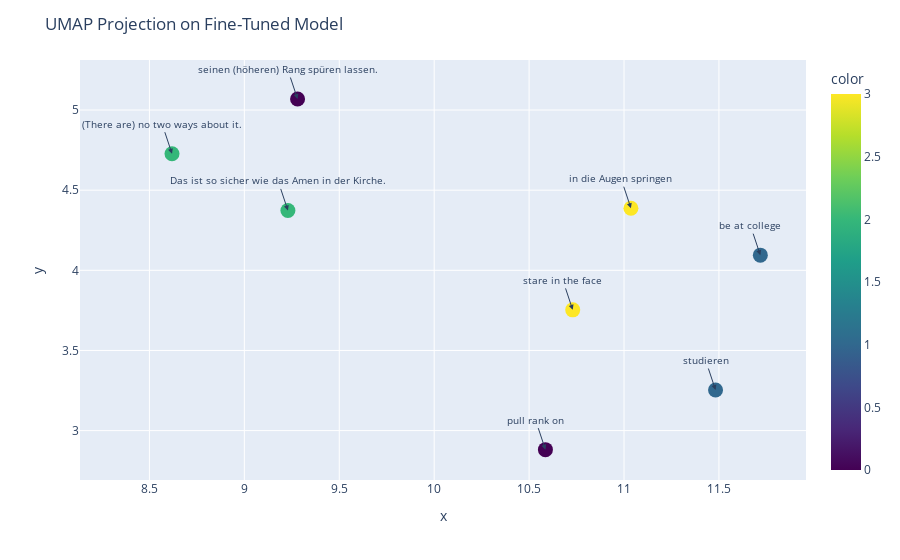

The code cell stored with this chart in its notebook:
### Code cell
encodings = model(tds)

encodings = encodings.detach().cpu().numpy()
reducer = umap.UMAP(n_components=2)
encodings = reducer.fit_transform(encodings)

captions = [decoder[tuple(tds[i].tolist())] for i in range(tds.shape[0])]
count = 0
categories = [None for i in range(tds.shape[0])]

for i in range(tds.shape[0]):
    curr = tds[i]
    
    if categories[i] is not None:
        continue
        
    categories[i] = count
    
    for j in range(tds.shape[0]):
        if categories[j] is None:
            if tuple(tds[j].tolist()) in translation_clusters[tuple(curr.tolist())]:
                categories[j] = count
    
    count += 1

fig = px.scatter(x=encodings[:, 0], y=encodings[:, 1], color=categories, color_continuous_scale='Viridis')

fig.update_traces(marker=dict(size=15))

for i, caption in enumerate(captions):
    fig.add_annotation(
        x=encodings[i, 0],
        y=encodings[i, 1],
        text=caption,
        showarrow=True,
        arrowhead=2,
        font=dict(size=10),
    )

fig.update_layout(title="UMAP Projection on Fine-Tuned Model")
fig.show()

### Figure 1 — Plotly figure (JSON) as saved in the notebook; plotly's stock layout.template omitted (floating-point values rounded to 4 significant figures)
{"data": [{"hovertemplate": "x=%{x}<br>y=%{y}<br>color=%{marker.color}<extra></extra>", "legendgroup": "", "marker": {"color": [0, 1, 2, 0, 1, 3, 3, 2], "coloraxis": "coloraxis", "size": 15, "symbol": "circle"}, "mode": "markers", "name": "", "orientation": "v", "showlegend": false, "type": "scatter", "x": [10.59, 11.72, 9.229, 9.28, 11.48, 11.04, 10.73, 8.619], "xaxis": "x", "y": [2.881, 4.095, 4.374, 5.069, 3.253, 4.388, 3.753, 4.728], "yaxis": "y"}], "layout": {"annotations": [{"arrowhead": 2, "font": {"size": 10}, "showarrow": true, "text": "pull rank on", "x": 10.59, "y": 2.881}, {"arrowhead": 2, "font": {"size": 10}, "showarrow": true, "text": "be at college", "x": 11.72, "y": 4.095}, {"arrowhead": 2, "font": {"size": 10}, "showarrow": true, "text": "Das ist so sicher wie das Amen in der Kirche.", "x": 9.229, "y": 4.374}, {"arrowhead": 2, "font": {"size": 10}, "showarrow": true, "text": "seinen (höheren) Rang spüren lassen.", "x": 9.28, "y": 5.069}, {"arrowhead": 2, "font": {"size": 10}, "showarrow": true, "text": "studieren", "x": 11.48, "y": 3.253}, {"arrowhead": 2, "font": {"size": 10}, "showarrow": true, "text": "in die Augen springen", "x": 11.04, "y": 4.388}, {"arrowhead": 2, "font": {"size": 10}, "showarrow": true, "text": "stare in the face", "x": 10.73, "y": 3.753}, {"arrowhead": 2, "font": {"size": 10}, "showarrow": true, "text": "(There are) no two ways about it.", "x": 8.619, "y": 4.728}], "coloraxis": {"colorbar": {"title": {"text": "color"}}, "colorscale": [[0, "#440154"], [0.1111, "#482878"], [0.2222, "#3e4989"], [0.3333, "#31688e"], [0.4444, "#26828e"], [0.5556, "#1f9e89"], [0.6667, "#35b779"], [0.7778, "#6ece58"], [0.8889, "#b5de2b"], [1, "#fde725"]]}, "legend": {"tracegroupgap": 0}, "margin": {"t": 60}, "title": {"text": "UMAP Projection on Fine-Tuned Model"}, "xaxis": {"anchor": "y", "domain": [0, 1], "title": {"text": "x"}}, "yaxis": {"anchor": "x", "domain": [0, 1], "title": {"text": "y"}}}}
